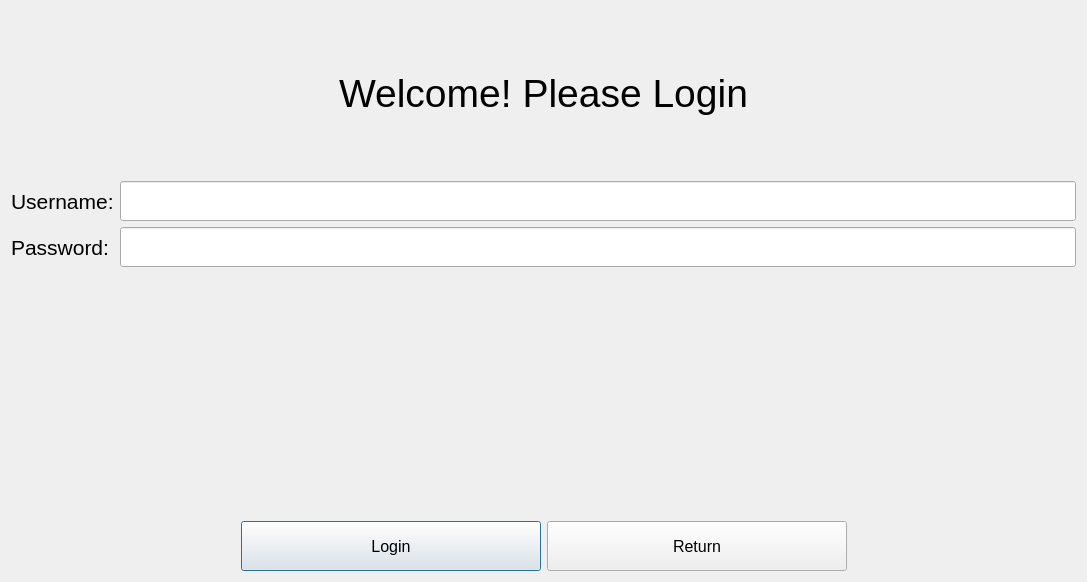
<?xml version="1.0" encoding="UTF-8"?>
<ui version="4.0">
 <class>CreateAccountWindow</class>
 <widget class="QDialog" name="CreateAccountWindow">
  <property name="geometry">
   <rect>
    <x>0</x>
    <y>0</y>
    <width>1087</width>
    <height>582</height>
   </rect>
  </property>
  <property name="windowTitle">
   <string>Create New Account</string>
  </property>
  <layout class="QVBoxLayout" name="verticalLayout">
   <item>
    <widget class="QLabel" name="loginTitleLabel">
     <property name="font">
      <font>
       <pointsize>29</pointsize>
      </font>
     </property>
     <property name="text">
      <string>Welcome! Please Login</string>
     </property>
     <property name="alignment">
      <set>Qt::AlignCenter</set>
     </property>
    </widget>
   </item>
   <item>
    <layout class="QFormLayout" name="formLayout">
     <item row="0" column="0">
      <widget class="QLabel" name="usernameLabel">
       <property name="font">
        <font>
         <pointsize>16</pointsize>
        </font>
       </property>
       <property name="text">
        <string>Username:</string>
       </property>
      </widget>
     </item>
     <item row="0" column="1">
      <widget class="QLineEdit" name="loginUsernameInput">
       <property name="minimumSize">
        <size>
         <width>0</width>
         <height>40</height>
        </size>
       </property>
      </widget>
     </item>
     <item row="1" column="0">
      <widget class="QLabel" name="passwordLabel">
       <property name="font">
        <font>
         <pointsize>16</pointsize>
        </font>
       </property>
       <property name="text">
        <string>Password:</string>
       </property>
      </widget>
     </item>
     <item row="1" column="1">
      <widget class="QLineEdit" name="loginPasswordInput">
       <property name="minimumSize">
        <size>
         <width>0</width>
         <height>40</height>
        </size>
       </property>
       <property name="sizeIncrement">
        <size>
         <width>0</width>
         <height>0</height>
        </size>
       </property>
       <property name="echoMode">
        <enum>QLineEdit::Password</enum>
       </property>
      </widget>
     </item>
    </layout>
   </item>
   <item>
    <widget class="QLabel" name="loginErrorLabel">
     <property name="text">
      <string/>
     </property>
     <property name="alignment">
      <set>Qt::AlignCenter</set>
     </property>
    </widget>
   </item>
   <item>
    <layout class="QHBoxLayout" name="horizontalLayout">
     <item>
      <spacer name="horizontalSpacer">
       <property name="orientation">
        <enum>Qt::Horizontal</enum>
       </property>
       <property name="sizeHint" stdset="0">
        <size>
         <width>40</width>
         <height>20</height>
        </size>
       </property>
      </spacer>
     </item>
     <item>
      <widget class="QPushButton" name="loginButton">
       <property name="minimumSize">
        <size>
         <width>300</width>
         <height>50</height>
        </size>
       </property>
       <property name="font">
        <font>
         <pointsize>12</pointsize>
        </font>
       </property>
       <property name="text">
        <string>Login</string>
       </property>
      </widget>
     </item>
     <item>
      <widget class="QPushButton" name="loginReturnButton">
       <property name="minimumSize">
        <size>
         <width>300</width>
         <height>50</height>
        </size>
       </property>
       <property name="font">
        <font>
         <pointsize>12</pointsize>
        </font>
       </property>
       <property name="text">
        <string>Return</string>
       </property>
      </widget>
     </item>
     <item>
      <spacer name="horizontalSpacer_2">
       <property name="orientation">
        <enum>Qt::Horizontal</enum>
       </property>
       <property name="sizeHint" stdset="0">
        <size>
         <width>40</width>
         <height>20</height>
        </size>
       </property>
      </spacer>
     </item>
    </layout>
   </item>
  </layout>
 </widget>
 <resources/>
 <connections/>
</ui>
